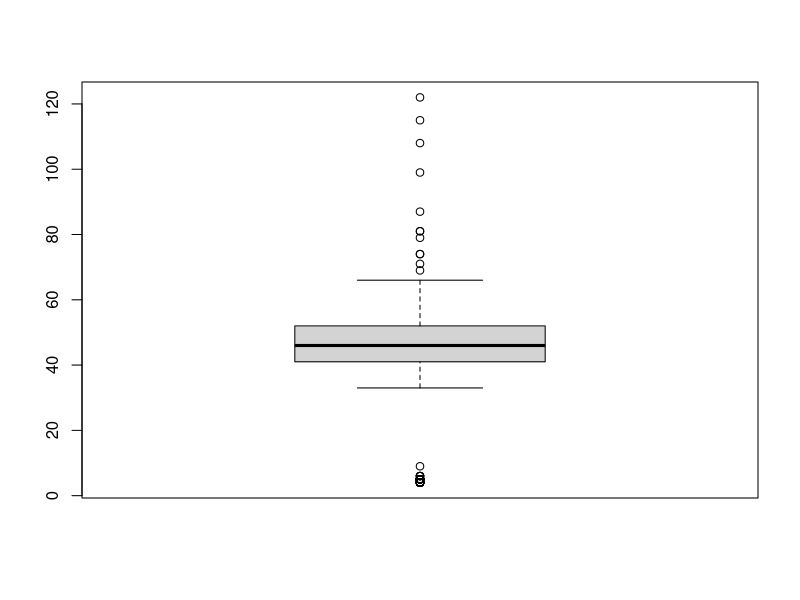
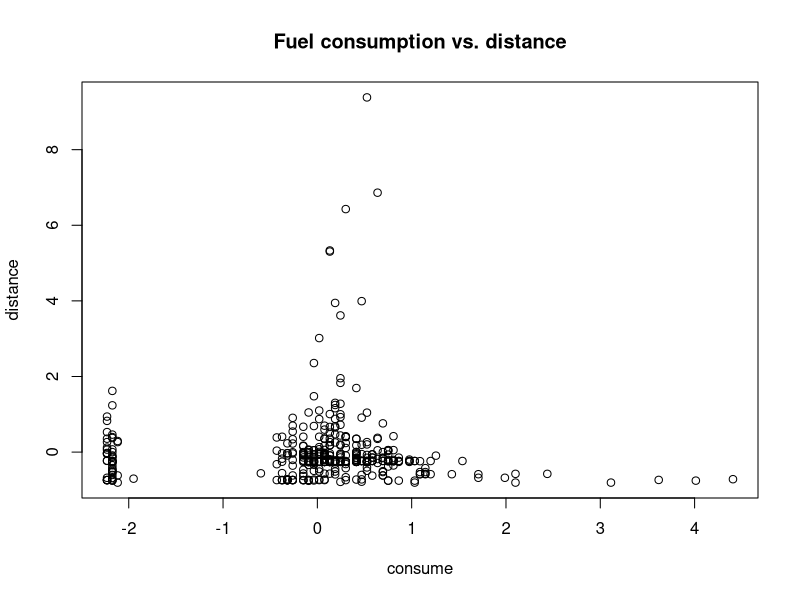
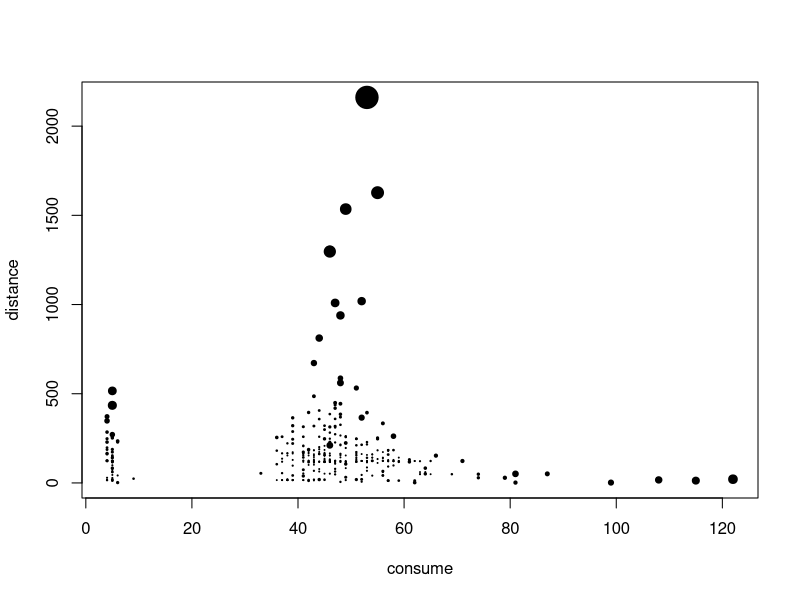
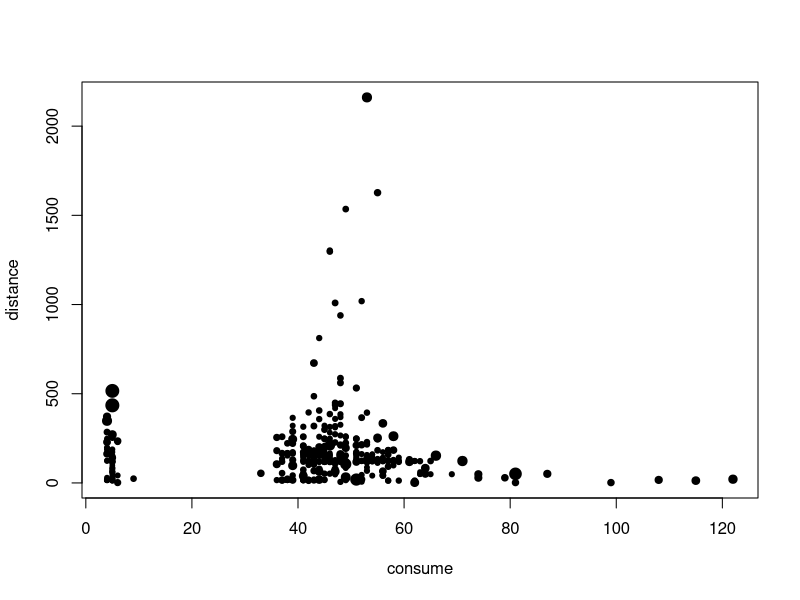
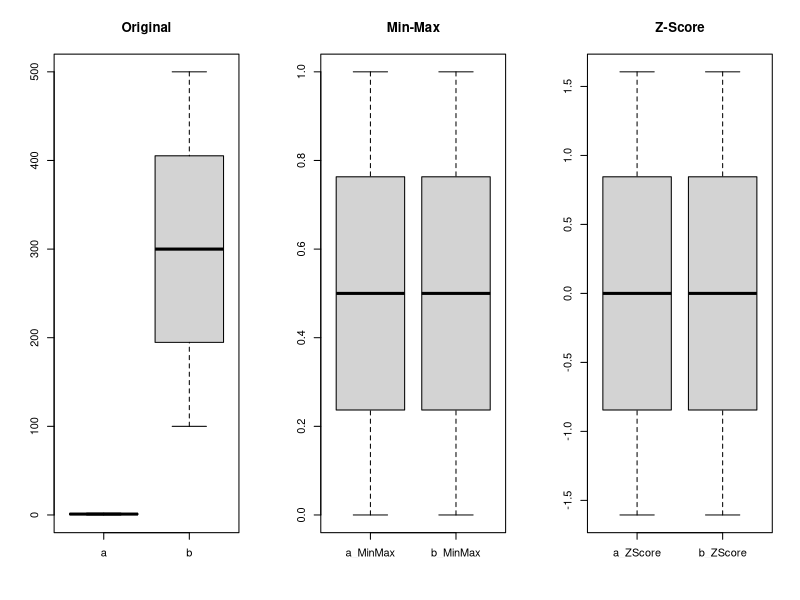

Generate these figures, in order, with R:
## ---- chunk 1
cars <- read.csv('./DATA/cars.csv')
cars <- cars[,1:3]
head(cars)
boxplot(cars$consume)
consume_quartiles <- quantile(cars$consume)
consume_quartiles

# Scale data and create scatterplot: cars_scaled
require(dplyr)
glimpse(cars)
cars_scaled <- as.data.frame(scale(cars))
plot(distance ~ consume, data = cars_scaled, 
     main = 'Fuel consumption vs. distance')

# Calculate upper threshold: upper_th
upper_th <- consume_quartiles[4] + 
    1.5 * (consume_quartiles[4] - consume_quartiles[2])
upper_th
# Print the sorted vector of distinct potential outliers
sort(unique(cars$consume[cars$consume > upper_th]))

library(FNN)
# Compute KNN score
cars_knn <- get.knn(data = cars_scaled, k = 7)
cars1 <- cars
cars1$knn_score <- rowMeans(cars_knn$nn.dist)

# Print top 5 KNN scores and data point indices: top5_knn
(top5_knn <- order(cars1$knn_score, decreasing = TRUE)[1:5])
print(cars1$knn_score[top5_knn])

# Plot variables using KNN score as size of points
plot(distance ~ consume, data = cars1, cex = knn_score, pch = 20)

library(dbscan)
# Add lof_score column to cars1
cars1 <- cars
cars1$lof_score <- lof(cars_scaled, minPts = 7)

# Print top 5 LOF scores and data point indices: top5_lof
(top5_lof <- order(cars1$lof_score, decreasing = TRUE)[1:5])
print(cars1$lof_score[top5_lof])

# Plot variables using LOF score as size of points
plot(distance ~ consume, data = cars1, 
     cex = lof_score, pch = 20)
## ---- chunk 2
library(dplyr)

# generate data with different ranges
df <- data.frame(
    a = sample(seq(0, 2, length.out=20)),
    b = sample(seq(100, 500, length.out=20)))
# view data
glimpse(df)

# data ranges to see if normalization is needed
sapply(df, range)


# ranges are different => normalize
# Apply min-max and standardization
nrm <- df %>% 
    mutate(a_MinMax = (a - min(a)) / (max(a) - min(a)), 
           b_MinMax = (b - min(b)) / (max(b) - min(b)),
           a_ZScore = (a - mean(a)) / sd(a),
           b_ZScore = (b - mean(b)) / sd(b)
    )

# ranges for normalized data
sapply(nrm, range)

# plots
par(mfrow=c(1,3))
boxplot(nrm[, 1:2], main = 'Original')
boxplot(nrm[, 3:4], main = 'Min-Max')
boxplot(nrm[, 5:6], main = 'Z-Score')
